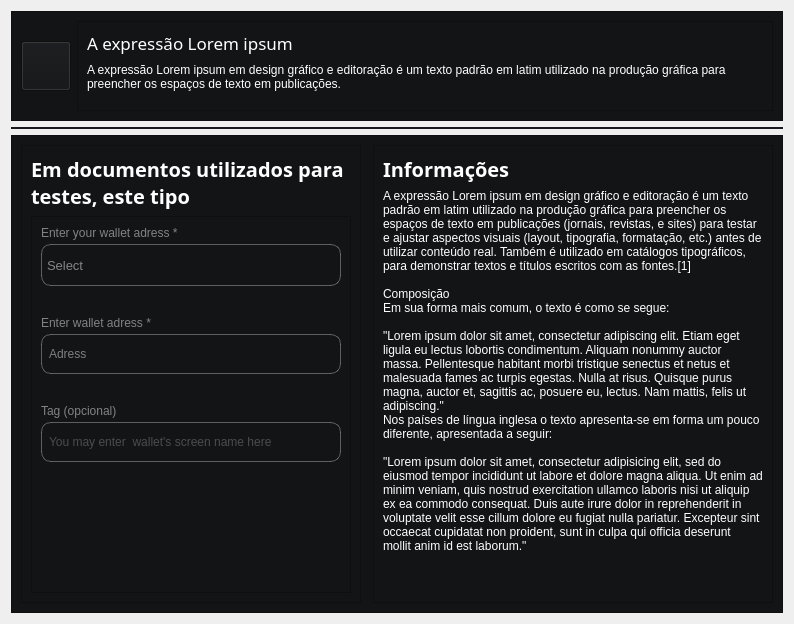
                     <widget class="QWidget" name="page_6">
                      <layout class="QVBoxLayout" name="verticalLayout_38">
                       <item>
                        <widget class="QFrame" name="frame_36">
                         <property name="minimumSize">
                          <size>
                           <width>0</width>
                           <height>110</height>
                          </size>
                         </property>
                         <property name="maximumSize">
                          <size>
                           <width>16777215</width>
                           <height>110</height>
                          </size>
                         </property>
                         <property name="styleSheet">
                          <string notr="true">background-color: rgb(19, 20, 22);</string>
                         </property>
                         <property name="frameShape">
                          <enum>QFrame::StyledPanel</enum>
                         </property>
                         <property name="frameShadow">
                          <enum>QFrame::Raised</enum>
                         </property>
                         <layout class="QHBoxLayout" name="horizontalLayout_19">
                          <item>
                           <widget class="QPushButton" name="pushButton_7">
                            <property name="maximumSize">
                             <size>
                              <width>50</width>
                              <height>50</height>
                             </size>
                            </property>
                            <property name="font">
                             <font>
                              <family>Segoe Script</family>
                             </font>
                            </property>
                            <property name="text">
                             <string/>
                            </property>
                            <property name="icon">
                             <iconset>
                              <normaloff>../../../../../../imagem de modelo/transferir-removebg-preview.png</normaloff>../../../../../../imagem de modelo/transferir-removebg-preview.png</iconset>
                            </property>
                            <property name="iconSize">
                             <size>
                              <width>100</width>
                              <height>100</height>
                             </size>
                            </property>
                           </widget>
                          </item>
                          <item>
                           <widget class="QFrame" name="frame_52">
                            <property name="frameShape">
                             <enum>QFrame::StyledPanel</enum>
                            </property>
                            <property name="frameShadow">
                             <enum>QFrame::Raised</enum>
                            </property>
                            <layout class="QVBoxLayout" name="verticalLayout_40">
                             <property name="spacing">
                              <number>8</number>
                             </property>
                             <item>
                              <widget class="QLabel" name="label_62">
                               <property name="font">
                                <font>
                                 <family>Segoe UI Variable Text Semibold</family>
                                 <pointsize>13</pointsize>
                                </font>
                               </property>
                               <property name="styleSheet">
                                <string notr="true">color: rgb(255, 255, 255);</string>
                               </property>
                               <property name="text">
                                <string>A expressão Lorem ipsum</string>
                               </property>
                               <property name="wordWrap">
                                <bool>true</bool>
                               </property>
                              </widget>
                             </item>
                             <item>
                              <widget class="QLabel" name="label_61">
                               <property name="styleSheet">
                                <string notr="true">color: rgb(255, 255, 255);</string>
                               </property>
                               <property name="text">
                                <string>A expressão Lorem ipsum em design gráfico e editoração é um texto padrão em latim utilizado na produção gráfica para preencher os espaços de texto em publicações.</string>
                               </property>
                               <property name="wordWrap">
                                <bool>true</bool>
                               </property>
                              </widget>
                             </item>
                             <item>
                              <spacer name="verticalSpacer_4">
                               <property name="orientation">
                                <enum>Qt::Vertical</enum>
                               </property>
                               <property name="sizeHint" stdset="0">
                                <size>
                                 <width>20</width>
                                 <height>40</height>
                                </size>
                               </property>
                              </spacer>
                             </item>
                            </layout>
                           </widget>
                          </item>
                         </layout>
                        </widget>
                       </item>
                       <item>
                        <widget class="QFrame" name="frame_41">
                         <property name="minimumSize">
                          <size>
                           <width>0</width>
                           <height>2</height>
                          </size>
                         </property>
                         <property name="maximumSize">
                          <size>
                           <width>16777215</width>
                           <height>2</height>
                          </size>
                         </property>
                         <property name="styleSheet">
                          <string notr="true">background-color: rgb(32, 33, 37);</string>
                         </property>
                         <property name="frameShape">
                          <enum>QFrame::StyledPanel</enum>
                         </property>
                         <property name="frameShadow">
                          <enum>QFrame::Raised</enum>
                         </property>
                        </widget>
                       </item>
                       <item>
                        <widget class="QFrame" name="frame_38">
                         <property name="styleSheet">
                          <string notr="true">background-color: rgb(19, 20, 22);</string>
                         </property>
                         <property name="frameShape">
                          <enum>QFrame::StyledPanel</enum>
                         </property>
                         <property name="frameShadow">
                          <enum>QFrame::Raised</enum>
                         </property>
                         <layout class="QHBoxLayout" name="horizontalLayout_18">
                          <item>
                           <widget class="QFrame" name="frame_39">
                            <property name="frameShape">
                             <enum>QFrame::StyledPanel</enum>
                            </property>
                            <property name="frameShadow">
                             <enum>QFrame::Raised</enum>
                            </property>
                            <layout class="QVBoxLayout" name="verticalLayout_41">
                             <item>
                              <widget class="QLabel" name="label_64">
                               <property name="minimumSize">
                                <size>
                                 <width>0</width>
                                 <height>0</height>
                                </size>
                               </property>
                               <property name="maximumSize">
                                <size>
                                 <width>16777215</width>
                                 <height>12345666</height>
                                </size>
                               </property>
                               <property name="font">
                                <font>
                                 <family>Segoe UI Semibold</family>
                                 <pointsize>15</pointsize>
                                 <bold>true</bold>
                                </font>
                               </property>
                               <property name="styleSheet">
                                <string notr="true">color: rgb(255, 255, 255);</string>
                               </property>
                               <property name="text">
                                <string>Em documentos utilizados para testes, este tipo</string>
                               </property>
                               <property name="wordWrap">
                                <bool>true</bool>
                               </property>
                              </widget>
                             </item>
                             <item>
                              <widget class="QFrame" name="frame_53">
                               <property name="frameShape">
                                <enum>QFrame::StyledPanel</enum>
                               </property>
                               <property name="frameShadow">
                                <enum>QFrame::Raised</enum>
                               </property>
                               <layout class="QVBoxLayout" name="verticalLayout_45">
                                <property name="spacing">
                                 <number>30</number>
                                </property>
                                <item>
                                 <layout class="QVBoxLayout" name="verticalLayout_44">
                                  <property name="spacing">
                                   <number>4</number>
                                  </property>
                                  <item>
                                   <widget class="QLabel" name="label_67">
                                    <property name="styleSheet">
                                     <string notr="true">color: rgba(255, 255, 255, 120);</string>
                                    </property>
                                    <property name="text">
                                     <string>Enter your wallet adress *</string>
                                    </property>
                                   </widget>
                                  </item>
                                  <item>
                                   <widget class="QComboBox" name="comboBox">
                                    <property name="minimumSize">
                                     <size>
                                      <width>300</width>
                                      <height>42</height>
                                     </size>
                                    </property>
                                    <property name="font">
                                     <font>
                                      <pointsize>10</pointsize>
                                     </font>
                                    </property>
                                    <property name="styleSheet">
                                     <string notr="true">QComboBox , QLineEdit{
    border: 1px solid rgba(255, 255, 255, 80);
    border-radius: 10px;
    padding-left: 5px;
    padding-right: -187px;
	color: rgb(133, 133, 136);
    background-color: rgb(19, 20, 22);
    text-align: left;
}

QComboBox:hover {
	background-color: rgb(30, 31, 34);
}

QComboBox:pressed , QComboBox:focus{
    background-color: rgb(37, 39, 42);
    border-bottom: 1px solid rgba(0, 0, 0, 0.073);
	color: rgb(133, 133, 136);
}

QComboBox:disabled {
	color: rgb(133, 133, 136);
    background: rgba(249, 249, 249, 0.3);
    border: 1px solid rgba(0, 0, 0, 0.06);
    border-bottom: 1px solid rgba(0, 0, 0, 0.06);
}
                        
QComboBox::drop-down {
	border-top-right-radius: 5px;
	border-bottom-right-radius: 5px;
	width: 34px; }

QComboBox QAbstractItemView {
	color: rgb(133, 133, 136);
	background-color: rgb(23, 24, 26);
	padding: 10px;
	selection-background-color: rgb(195, 155, 255);
	border: 2px solid  rgba(255, 255, 255, 80);
	border-radius:5px;}</string>
                                    </property>
                                    <property name="editable">
                                     <bool>false</bool>
                                    </property>
                                    <property name="currentText">
                                     <string/>
                                    </property>
                                    <property name="minimumContentsLength">
                                     <number>0</number>
                                    </property>
                                    <property name="placeholderText">
                                     <string>Select</string>
                                    </property>
                                    <item>
                                     <property name="text">
                                      <string>New Item</string>
                                     </property>
                                    </item>
                                    <item>
                                     <property name="text">
                                      <string>New Item</string>
                                     </property>
                                    </item>
                                    <item>
                                     <property name="text">
                                      <string>New Item</string>
                                     </property>
                                    </item>
                                   </widget>
                                  </item>
                                 </layout>
                                </item>
                                <item>
                                 <layout class="QVBoxLayout" name="verticalLayout_43">
                                  <property name="spacing">
                                   <number>4</number>
                                  </property>
                                  <item>
                                   <widget class="QLabel" name="label_66">
                                    <property name="styleSheet">
                                     <string notr="true">color: rgba(255, 255, 255, 120);</string>
                                    </property>
                                    <property name="text">
                                     <string>Enter wallet adress *</string>
                                    </property>
                                   </widget>
                                  </item>
                                  <item>
                                   <widget class="QLineEdit" name="lineEdit">
                                    <property name="minimumSize">
                                     <size>
                                      <width>300</width>
                                      <height>40</height>
                                     </size>
                                    </property>
                                    <property name="styleSheet">
                                     <string notr="true">QLineEdit{
color: rgb(233, 234, 236);
border: 1px solid rgba(255, 255, 255, 80);
border-radius: 10px;
padding-left: 5px;
}
QLineEdit:hover{
border: 1px solid rgba(255, 255, 255, 140);
}
QLineEdit:focus{
border: 1px solid rgba(255, 255, 255, 200);
}</string>
                                    </property>
                                    <property name="placeholderText">
                                     <string>Adress</string>
                                    </property>
                                   </widget>
                                  </item>
                                 </layout>
                                </item>
                                <item>
                                 <layout class="QVBoxLayout" name="verticalLayout_42">
                                  <property name="spacing">
                                   <number>4</number>
                                  </property>
                                  <item>
                                   <widget class="QLabel" name="label_65">
                                    <property name="styleSheet">
                                     <string notr="true">color: rgba(255, 255, 255, 120);</string>
                                    </property>
                                    <property name="text">
                                     <string>Tag (opcional)</string>
                                    </property>
                                   </widget>
                                  </item>
                                  <item>
                                   <widget class="QLineEdit" name="lineEdit_2">
                                    <property name="minimumSize">
                                     <size>
                                      <width>300</width>
                                      <height>40</height>
                                     </size>
                                    </property>
                                    <property name="styleSheet">
                                     <string notr="true">QLineEdit{
color: rgba(255, 255, 255, 120);
border: 1px solid rgba(255, 255, 255, 80);
border-radius: 10px;
padding-left: 5px;
}
QLineEdit:hover{
border: 1px solid rgba(255, 255, 255, 140);
}
QLineEdit:focus{
border: 1px solid rgba(255, 255, 255, 200);
}</string>
                                    </property>
                                    <property name="placeholderText">
                                     <string>You may enter  wallet's screen name here</string>
                                    </property>
                                   </widget>
                                  </item>
                                 </layout>
                                </item>
                                <item>
                                 <spacer name="verticalSpacer_6">
                                  <property name="orientation">
                                   <enum>Qt::Vertical</enum>
                                  </property>
                                  <property name="sizeHint" stdset="0">
                                   <size>
                                    <width>20</width>
                                    <height>40</height>
                                   </size>
                                  </property>
                                 </spacer>
                                </item>
                               </layout>
                              </widget>
                             </item>
                            </layout>
                           </widget>
                          </item>
                          <item>
                           <widget class="QFrame" name="frame_51">
                            <property name="maximumSize">
                             <size>
                              <width>2</width>
                              <height>16777215</height>
                             </size>
                            </property>
                            <property name="styleSheet">
                             <string notr="true">background-color: rgb(32, 33, 37);</string>
                            </property>
                            <property name="frameShape">
                             <enum>QFrame::StyledPanel</enum>
                            </property>
                            <property name="frameShadow">
                             <enum>QFrame::Raised</enum>
                            </property>
                           </widget>
                          </item>
                          <item>
                           <widget class="QFrame" name="frame_40">
                            <property name="maximumSize">
                             <size>
                              <width>400</width>
                              <height>16777215</height>
                             </size>
                            </property>
                            <property name="frameShape">
                             <enum>QFrame::StyledPanel</enum>
                            </property>
                            <property name="frameShadow">
                             <enum>QFrame::Raised</enum>
                            </property>
                            <layout class="QVBoxLayout" name="verticalLayout_39">
                             <item>
                              <widget class="QLabel" name="label_63">
                               <property name="font">
                                <font>
                                 <family>Segoe UI Semibold</family>
                                 <pointsize>15</pointsize>
                                 <bold>true</bold>
                                </font>
                               </property>
                               <property name="styleSheet">
                                <string notr="true">color: rgb(255, 255, 255);</string>
                               </property>
                               <property name="text">
                                <string>Informações </string>
                               </property>
                              </widget>
                             </item>
                             <item>
                              <widget class="QLabel" name="label_60">
                               <property name="styleSheet">
                                <string notr="true">color: rgb(255, 255, 255);</string>
                               </property>
                               <property name="text">
                                <string>A expressão Lorem ipsum em design gráfico e editoração é um texto padrão em latim utilizado na produção gráfica para preencher os espaços de texto em publicações (jornais, revistas, e sites) para testar e ajustar aspectos visuais (layout, tipografia, formatação, etc.) antes de utilizar conteúdo real. Também é utilizado em catálogos tipográficos, para demonstrar textos e títulos escritos com as fontes.[1]

Composição
Em sua forma mais comum, o texto é como se segue:

&quot;Lorem ipsum dolor sit amet, consectetur adipiscing elit. Etiam eget ligula eu lectus lobortis condimentum. Aliquam nonummy auctor massa. Pellentesque habitant morbi tristique senectus et netus et malesuada fames ac turpis egestas. Nulla at risus. Quisque purus magna, auctor et, sagittis ac, posuere eu, lectus. Nam mattis, felis ut adipiscing.&quot;
Nos países de língua inglesa o texto apresenta-se em forma um pouco diferente, apresentada a seguir:

&quot;Lorem ipsum dolor sit amet, consectetur adipisicing elit, sed do eiusmod tempor incididunt ut labore et dolore magna aliqua. Ut enim ad minim veniam, quis nostrud exercitation ullamco laboris nisi ut aliquip ex ea commodo consequat. Duis aute irure dolor in reprehenderit in voluptate velit esse cillum dolore eu fugiat nulla pariatur. Excepteur sint occaecat cupidatat non proident, sunt in culpa qui officia deserunt mollit anim id est laborum.&quot;</string>
                               </property>
                               <property name="wordWrap">
                                <bool>true</bool>
                               </property>
                               <property name="indent">
                                <number>-1</number>
                               </property>
                              </widget>
                             </item>
                             <item>
                              <spacer name="verticalSpacer_5">
                               <property name="orientation">
                                <enum>Qt::Vertical</enum>
                               </property>
                               <property name="sizeHint" stdset="0">
                                <size>
                                 <width>20</width>
                                 <height>40</height>
                                </size>
                               </property>
                              </spacer>
                             </item>
                            </layout>
                           </widget>
                          </item>
                         </layout>
                        </widget>
                       </item>
                      </layout>
                     </widget>
